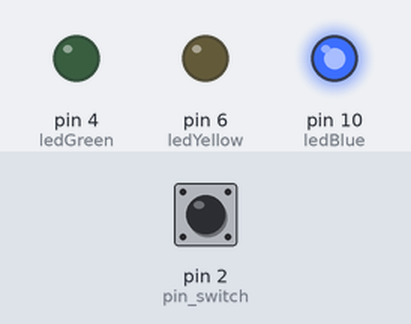
The sketch below on a simulated Arduino Uno, built with avr-gcc and run on an emulated ATmega328P. Shown: output pins drawn as LEDs (lit = HIGH). Dashed ring = blinking. Inputs (shaded band) come from the test bench; at power-on: pin 2 (pin_switch) HIGH.

Above: at 1.2 s.
1.3 s: pin 2 (pin_switch) pulled LOW for 1 s
At 1.75 s:
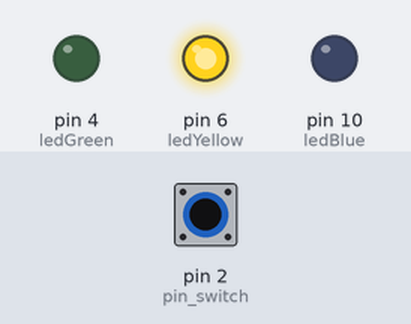
4.0 s: pin 2 (pin_switch) pulled LOW for 0.15 s
At 5.2 s:
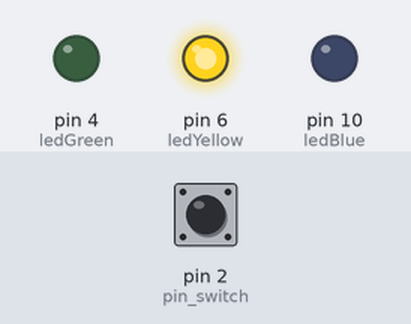
5.8 s: pin 2 (pin_switch) pulled LOW for 3.2 s
At 6.25 s:
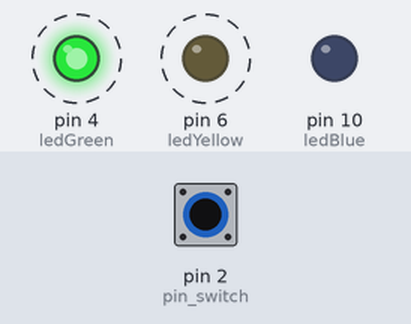
Timing chart, 0 to 10.6 s (numbered marks = the images above; inputs shaded):
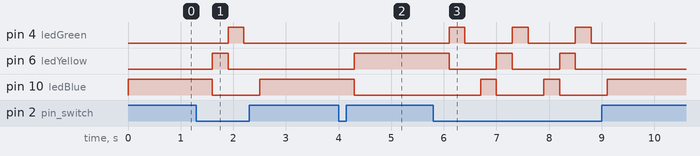

The sketch:

A03_stati_LED.ino
```cpp
int ledBlue= 10;
int ledYellow=6;
int ledGreen= 4;
int pin_switch=2;
int stato=0;

void setup() {
  // put your setup code here, to run once:
  Serial.begin(9600);
 pinMode(ledBlue, OUTPUT);
  pinMode(ledYellow, OUTPUT);
    pinMode(ledGreen, OUTPUT);
     pinMode(pin_switch, INPUT_PULLUP);
}

void loop() {
   switch(stato){
    case 0:
      stato_0();
      break;
    case 1:
      stato_1();
      break;
    case 2:
      stato_2();
      break;
    case 3:
      stato_3();
      break;
   }

}


   void stato_0(){
  //Loop stato 0
    digitalWrite(ledBlue, HIGH);
    digitalWrite(ledYellow, LOW);
    digitalWrite(ledGreen, LOW);
    if(!digitalRead(pin_switch)){
      stato=1;
      delay(300);
    }
  }

    void stato_1(){
  //Loop stato 1
  digitalWrite(ledBlue, LOW);
  digitalWrite(ledYellow, HIGH);
  digitalWrite(ledGreen, LOW);
  if(!digitalRead(pin_switch)){
      stato=2;
      delay(300);
    }
  }

    void stato_2(){
    //Loop stato 2
    digitalWrite(ledBlue, LOW);
    digitalWrite(ledYellow, LOW);
    digitalWrite(ledGreen, HIGH);
    if(!digitalRead(pin_switch)){
      stato=3;
      delay(300);
      }
    }
      void stato_3(){
      //Loop stato 2
      digitalWrite(ledBlue, LOW);
      digitalWrite(ledYellow, LOW);
      digitalWrite(ledGreen, LOW);
      if(!digitalRead(pin_switch)){
        stato=0;
        delay(300);
      }
    }
    
```

Measured:
- after the input at 1.3 s, pin 4 (ledGreen): LOW → HIGH after 0.60 s, → LOW 0.30 s later; pin 6 (ledYellow): LOW → HIGH after 0.30 s, → LOW 0.30 s later; pin 10 (ledBlue): HIGH → LOW after 0.30 s, → HIGH 0.90 s later
- after the input at 4.0 s, pin 6 (ledYellow): LOW → HIGH after 0.30 s; pin 10 (ledBlue): HIGH → LOW after 0.30 s
- after the input at 5.8 s, pin 4 (ledGreen): alternates HIGH for 0.30 s and LOW for 0.90 s, 6 changes in all, then stays LOW, starting after 0.30 s; pin 6 (ledYellow): alternates HIGH for 0.30 s and LOW for 0.90 s, 5 changes in all, then stays LOW, starting after 0.30 s
